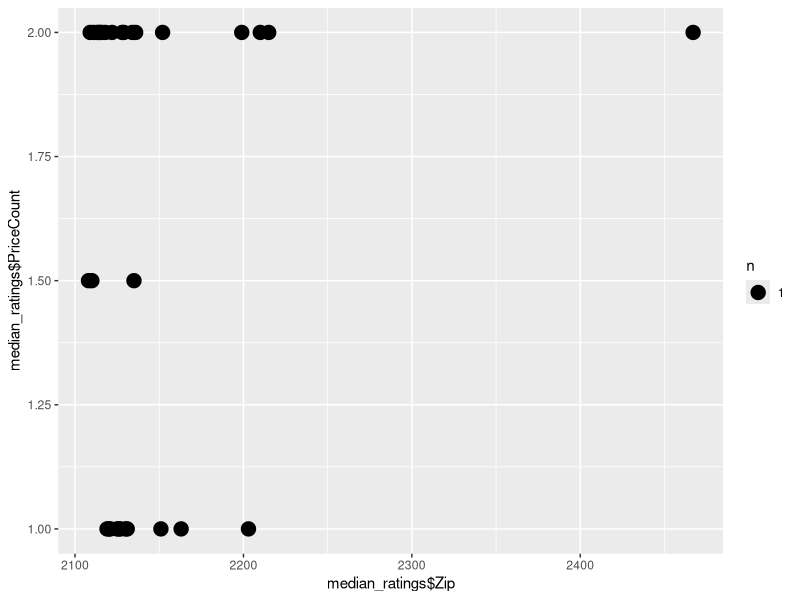

R code for this plot:
## ---- chunk 1
if (!require(tidyverse)) {install.packages("tidyverse")}
library(tidyverse)
library(readr)
library(ggplot2)
library(data.table)
## ---- chunk 2
fixed_data <- read_csv("unique-boston-rest.csv")
temp_fixed_data <- data.frame("PriceCount" = fixed_data$PriceCount, "Zip" = fixed_data$Zip)
#filtering for only Boston zips we have income data for
temp_fixed_data <- temp_fixed_data[temp_fixed_data$Zip %in% c("2151","2152","2129","2128","2113","2114","2203","2110","2109","2108","2111","2116","2210","2199","2115","2215","2118","2127","2120","2119","2125","2122","2121","2130","2131","2126","2136","2467","2135","2134","2163"), ]

avg_column <- aggregate(. ~ temp_fixed_data$Zip, temp_fixed_data[-2], median)
median_ratings <- data.frame("Zip" = avg_column$`temp_fixed_data$Zip`, "PriceCount" = avg_column$PriceCount)
write.csv(median_ratings, "zips-and-medians.csv")
ggplot(data = median_ratings, aes(x = median_ratings$Zip, y=median_ratings$PriceCount)) + geom_count()
## ---- chunk 3
fixed_data <- read_csv("unique-boston-rest.csv")
split_cats <- data.frame(row.names = fixed_data[1, ])
#trying some freaky stuff
for(i in 1:nrow(fixed_data)) {
    row <- fixed_data[i,]
    categories <- strsplit(row$Category, ",")[[1]]
    for(j in 1:length(categories)) {
      rowTemp <- data.frame(row$Name, row$Rating, row$Price, row$PriceCount, categories[j], row$Lat, row$Long, row$City, row$Address, row$Zip)
      names(rowTemp)<-c("Name", "Rating", "Price", "PriceCount", "Category", "Lat", "Long", "City", "Address", "Zip")
      split_cats <- rbind(split_cats, rowTemp)
    }
    # do stuff with row
}
## ---- chunk 4
#split_cats
skinned_cats <- data.frame("PriceCount" = split_cats$PriceCount, "Category" = split_cats$Category)
avg_column <- aggregate(. ~ skinned_cats$Category, skinned_cats[-2], mean)
freq_column <- data.frame(table(skinned_cats$Category))
freq_column <- data.frame("Category" = freq_column$Var1, "Count"=freq_column$Freq)
skinned_cats <- data.frame("Category" = avg_column$`skinned_cats$Category`, "PriceCount" = avg_column$PriceCount, "Mode" = freq_column$Count)
skinned_cats <- skinned_cats[skinned_cats$Mode > 1,]
skinned_cats <- head(skinned_cats[order(skinned_cats$PriceCount,decreasing=TRUE),], n = 10)
skinned_cats
